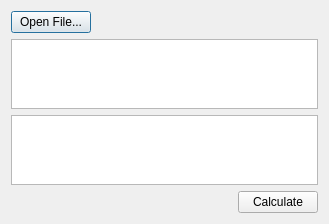
<?xml version="1.0" encoding="UTF-8"?>
<ui version="4.0">
 <class>Dialog</class>
 <widget class="QDialog" name="Dialog">
  <property name="geometry">
   <rect>
    <x>0</x>
    <y>0</y>
    <width>329</width>
    <height>220</height>
   </rect>
  </property>
  <property name="windowTitle">
   <string>MD5Hasher</string>
  </property>
  <property name="styleSheet">
   <string notr="true"/>
  </property>
  <layout class="QVBoxLayout" name="verticalLayout">
   <item>
    <layout class="QHBoxLayout" name="horizontalLayout" stretch="0,0">
     <item>
      <widget class="QPushButton" name="chooseFileButton">
       <property name="sizePolicy">
        <sizepolicy hsizetype="Maximum" vsizetype="Fixed">
         <horstretch>0</horstretch>
         <verstretch>0</verstretch>
        </sizepolicy>
       </property>
       <property name="text">
        <string>Open File...</string>
       </property>
      </widget>
     </item>
     <item>
      <spacer name="horizontalSpacer_2">
       <property name="orientation">
        <enum>Qt::Horizontal</enum>
       </property>
       <property name="sizeHint" stdset="0">
        <size>
         <width>40</width>
         <height>20</height>
        </size>
       </property>
      </spacer>
     </item>
    </layout>
   </item>
   <item>
    <widget class="QListWidget" name="md5ListWidget"/>
   </item>
   <item>
    <widget class="QPlainTextEdit" name="md5Browser"/>
   </item>
   <item>
    <layout class="QHBoxLayout" name="horizontalLayout_2">
     <item>
      <spacer name="horizontalSpacer">
       <property name="orientation">
        <enum>Qt::Horizontal</enum>
       </property>
       <property name="sizeHint" stdset="0">
        <size>
         <width>40</width>
         <height>20</height>
        </size>
       </property>
      </spacer>
     </item>
     <item>
      <widget class="QPushButton" name="hashButton">
       <property name="text">
        <string>Calculate</string>
       </property>
      </widget>
     </item>
    </layout>
   </item>
  </layout>
 </widget>
 <layoutdefault spacing="6" margin="11"/>
 <resources/>
 <connections/>
</ui>
